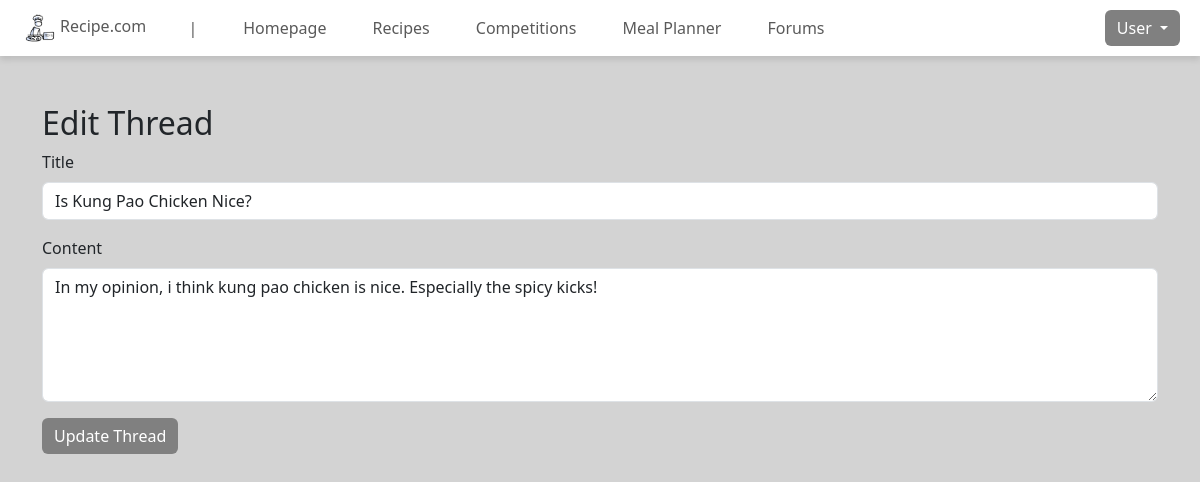
/view/edit_thread_form.php?id=1 (signed in), run on the app's committed database.
### tables this page shows
CREATE TABLE `forum_thread` (
  `thread_id` int(10) NOT NULL,
  `user_id` int(10) NOT NULL,
  `category_id` int(10) NOT NULL,
  `title` varchar(255) NOT NULL,
  `content` text NOT NULL,
  `created_time` datetime NOT NULL,
  `updated_at` datetime DEFAULT NULL
);

### controller/forum_controller.php (called while the page is built, shortened)
<?php
require_once '../model/forum_model.php';
class ForumController {
    private $threadModel;
    public function __construct($db) {
        $this->threadModel = new ForumThreadModel($db);
    }
    public function getThreadById($threadId) {
        return $this->threadModel->getThreadById($threadId);
    }
}
?>

### model/forum_model.php (called while the page is built, shortened)
<?php
class ForumThreadModel {
    private $conn;
    public function __construct($db) {
        $this->conn = $db;
    }
    public function getThreadById($thread_id) {
        $sql = "SELECT * FROM forum_thread WHERE thread_id = ?";
        $stmt = $this->conn->prepare($sql);
        $stmt->bind_param("i", $thread_id);
        $stmt->execute();
        $result = $stmt->get_result();
        return $result->fetch_assoc();
    }
}
?>

### view/edit_thread_form.php (the view, shortened to what this page needs)
<?php
require '../controller/forum_controller.php';
$forumController = new ForumController($conn);
$threadId = $_GET['id'];
$thread = $forumController->getThreadById($threadId);
?>
<!DOCTYPE html>
<html lang="en">
<head>
    <link rel="stylesheet" href="../assets/css/header.css">
    <link rel="stylesheet" href="../assets/css/styles.css">
    <link href="https://cdn.jsdelivr.net/npm/bootstrap@5.3.3/dist/css/bootstrap.min.css" rel="stylesheet">
</head>
<body>
    <?php include '../includes/header.php'; ?>
    <div class="container mt-5">
        <h2>Edit Thread</h2>
        <form action="../controller/forum_controller.php?action=updateThread" method="POST">
            <div class="mb-3">
                <label for="title" class="form-label">Title</label>
                <input type="text" class="form-control" name="title" value="<?= htmlspecialchars($thread['title']) ?>" required>
            </div>
            <div class="mb-3">
                <label for="content" class="form-label">Content</label>
                <textarea class="form-control" name="content" rows="5" required><?= htmlspecialchars($thread['content']) ?></textarea>
            </div>
            <button type="submit" class="btn btn-primary">Update Thread</button>
        </form>
    </div>
</body>
</html>

### assets/css/styles.css (style rules this page uses)
body { background-color: #d3d3d3 !important; }
button { background-color: grey !important; border: none !important; color: white !important; }

### data on the page
forum_thread: title "Is Kung Pao Chicken Nice?", content "In my opinion, i think kung pao chicken is nice. Especially the spicy kicks!"

### other printed values
$_SESSION['username'] "User"
